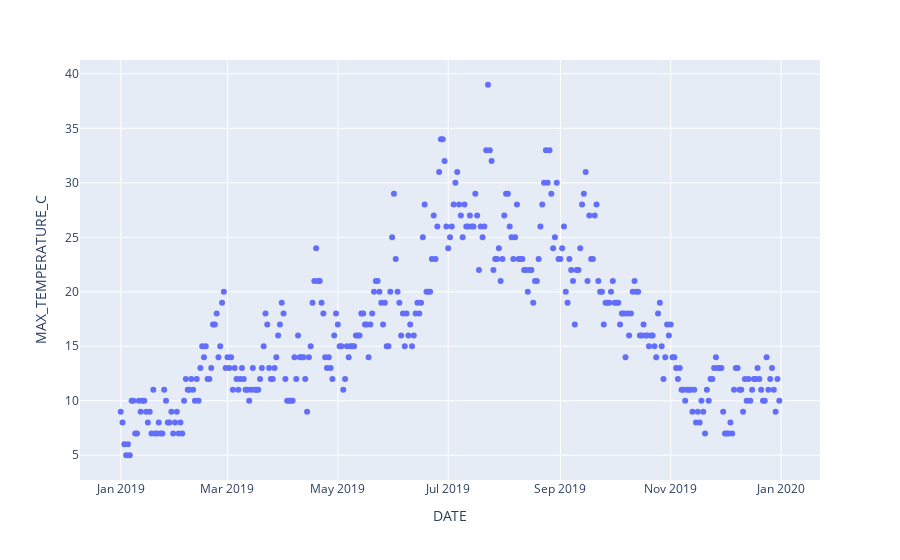

Write notebook code for a chart like this one.
### Markdown cell above
## Scatterplot - Add color, title and legend
Need some help ? Go [there for colors](https://plotly.com/python/discrete-color/#directly-mapping-colors-to-data-values) or[ there for labels](https://plotly.com/python/text-and-annotations/)

Maybe [this example](https://plotly.com/python/line-and-scatter/#set-size-and-color-with-column-names) is a good one.

### Code cell
# Let's draw a simple scatterplot. You know scatterplot, you did a lot with Matplotlib and Seaborn.
# Yes, but here, it's interactive scatterplot. 
# Try to draw a rectangle to zoom on the chart, move your mouse over the chart to display values, it's pretty impressive !

fig = px.scatter(data_frame = df_weather, x= "DATE", y="MAX_TEMPERATURE_C")

fig.show() # This time, it's no more plt.show(), we're well on Plotly

# Now, you have to add different colors by Opinion, add a main center title, axis title, 
# and change the color with readable values (green when the opinions are pretty good, et red otherwise)

### Figure 1 — Plotly figure (JSON) as saved in the notebook; plotly's stock layout.template omitted (floating-point values rounded to 4 significant figures; data arrays with more than 128 entries replaced by an {"elided": "..."} marker saying what was removed)
{"data": [{"hovertemplate": "DATE=%{x}<br>MAX_TEMPERATURE_C=%{y}<extra></extra>", "legendgroup": "", "marker": {"color": "#636efa", "symbol": "circle"}, "mode": "markers", "name": "", "orientation": "v", "showlegend": false, "type": "scatter", "x": {"elided": "365 str values"}, "xaxis": "x", "y": {"elided": "365 int values"}, "yaxis": "y"}], "layout": {"legend": {"tracegroupgap": 0}, "margin": {"t": 60}, "xaxis": {"anchor": "y", "domain": [0, 1], "title": {"text": "DATE"}}, "yaxis": {"anchor": "x", "domain": [0, 1], "title": {"text": "MAX_TEMPERATURE_C"}}}}
